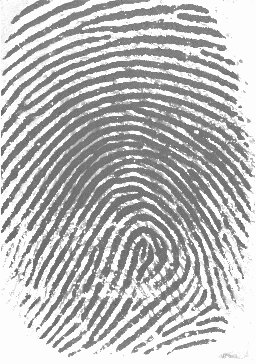
#> input picture image_processing/examples/101_1.bmp, 256 x 364 px
$ python -i preprocessing.py   (imports and definitions only)
#> lines starting #> are read from the running program, lines starting #| are printed output that depends on the picture
import cv2
import numpy as np

def load_and_normalize(input_path):
    """
    Loads grayscale fingerprint image
    """
#> called with input_path = 'examples/101_1.bmp'
    img = cv2.imread(input_path, cv2.IMREAD_GRAYSCALE)
#> img is the input picture: shape (364, 256); min 70, max 253, mean 186.6
    return img  # change to img.astype(np.float32) / 255.0 if used directly in a model

def resize_image(img, size=256):
#> called with size = 256
    h, w = img.shape
#> h = 364; w = 256
    scale = size / max(h, w)
#> scale = 0.703
    new_w, new_h = int(w * scale), int(h * scale)
#> new_w = 180; new_h = 256
    resized = cv2.resize(img, (new_w, new_h), interpolation=cv2.INTER_AREA)
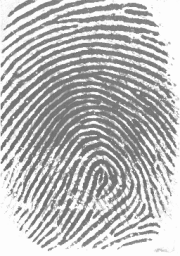
#> resized: shape (256, 180); min 99, max 253, mean 186.6
    canvas = np.ones((size, size), dtype=np.uint8) * 255
    x_off = (size - new_w) // 2
#> x_off = 38
    y_off = (size - new_h) // 2
#> y_off = 0
    canvas[y_off:y_off+new_h, x_off:x_off+new_w] = resized
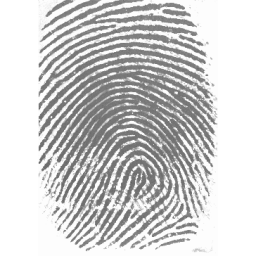
#> canvas: shape (256, 256); min 99, max 255, mean 206.9
    return canvas


def enhance_contrast(img, clip_limit=2.0, tile_grid_size=(8,8)):
    """
    Contrast enhancement using CLAHE
    """
#> called with clip_limit = 2, tile_grid_size = (8, 8)
    clahe = cv2.createCLAHE(clipLimit=clip_limit, tileGridSize=tile_grid_size)
    return clahe.apply(img)
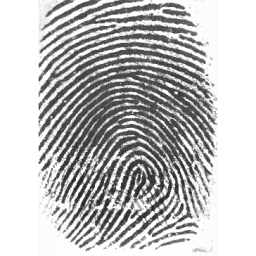
#> returned value: shape (256, 256); min 32, max 255, mean 190.6

def denoise(img, method="median", ksize=3):
    """
    Denoise image with chosen filter
    """
#> called with method = 'median', ksize = 3
    if method == "median":
        return cv2.medianBlur(img, ksize)
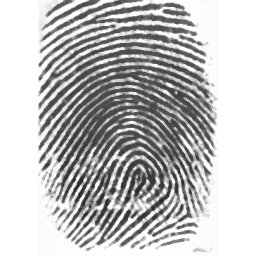
#> returned value: shape (256, 256); min 38, max 255, mean 190.2
    elif method == "gaussian":
        return cv2.GaussianBlur(img, (ksize, ksize), 0)
    else:
        return img

def preprocess_pipeline(input_path, output_path, size=256):
    img = load_and_normalize(input_path)
    img = resize_image(img, size)
    img = enhance_contrast(img)
    img = denoise(img)
    cv2.imwrite(output_path, img)

>>> result = preprocess_pipeline('examples/101_1.bmp', 'out.png')

$ run again, on image_processing/examples/fingerprint.bmp
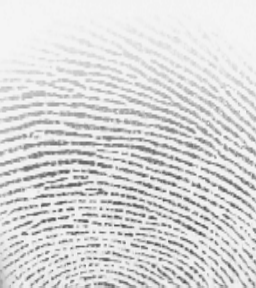
#> input picture image_processing/examples/fingerprint.bmp, 256 x 288 px
#> in load_and_normalize, img is the input picture: shape (288, 256); min 73, max 246, mean 216.7
#> in resize_image, `canvas[y_off:y_off+new_h, x_off:x_off+new_w] = resized`:
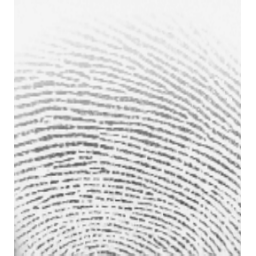
#> canvas: shape (256, 256); min 78, max 255, mean 221
#> in denoise, `return cv2.medianBlur(img, ksize)`:
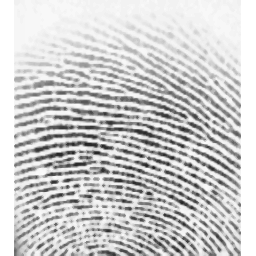
#> returned value: shape (256, 256); min 34, max 255, mean 204.4

$ run again, on image_processing/examples/fingerprint3.bmp
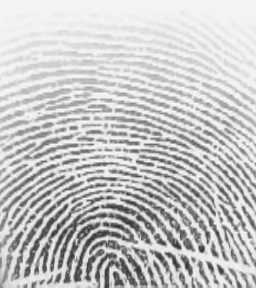
#> input picture image_processing/examples/fingerprint3.bmp, 256 x 288 px
#> in load_and_normalize, img is the input picture: shape (288, 256); min 50, max 246, mean 197.7
#> in resize_image, `canvas[y_off:y_off+new_h, x_off:x_off+new_w] = resized`:
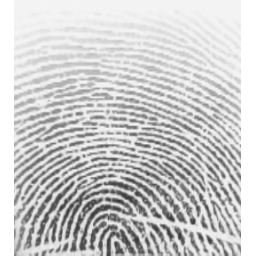
#> canvas: shape (256, 256); min 55, max 255, mean 204.1
#> in denoise, `return cv2.medianBlur(img, ksize)`:
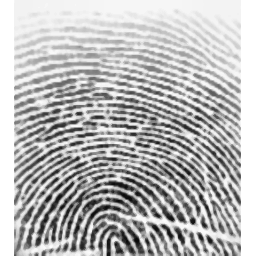
#> returned value: shape (256, 256); min 8, max 255, mean 185.8
